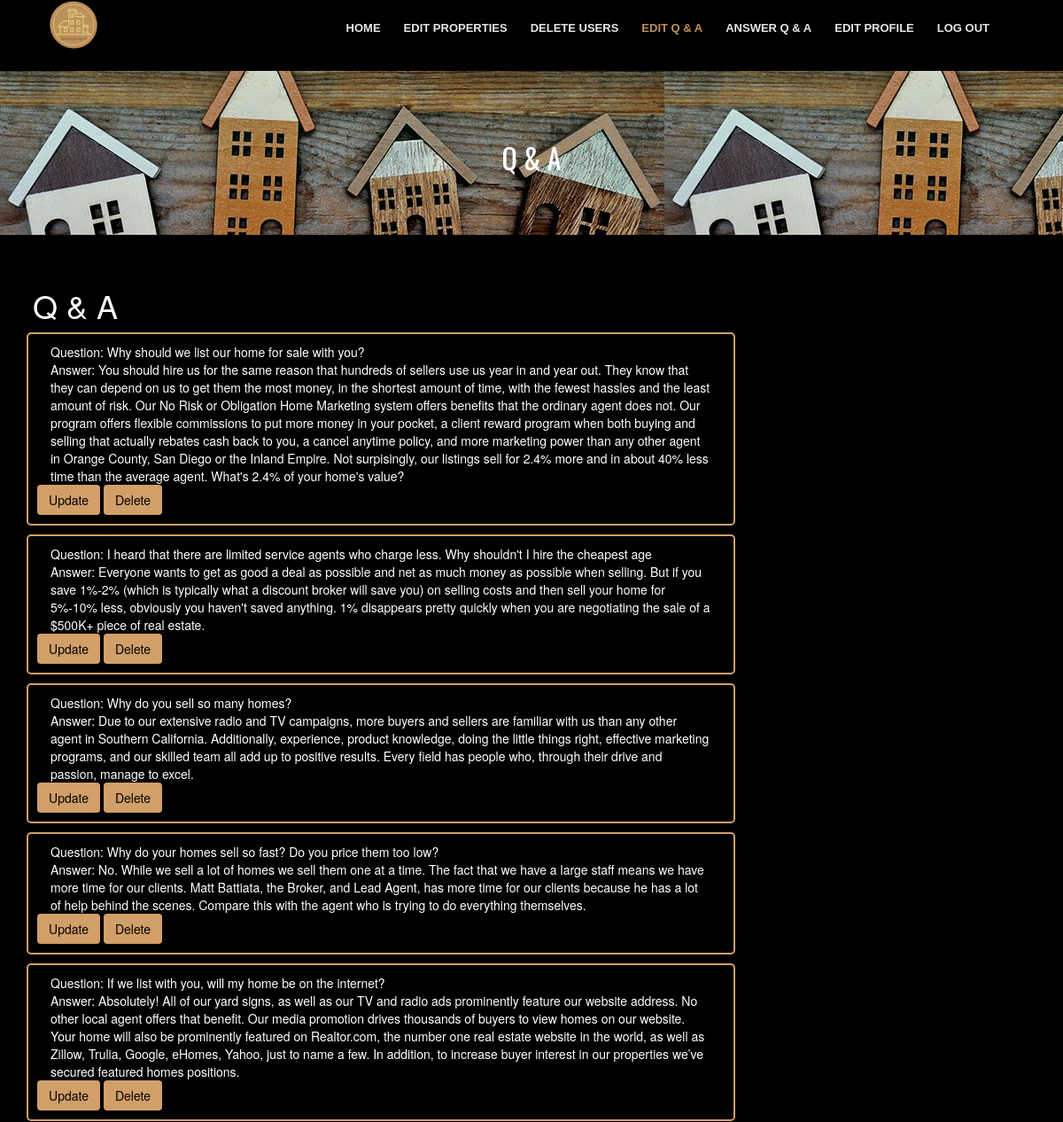
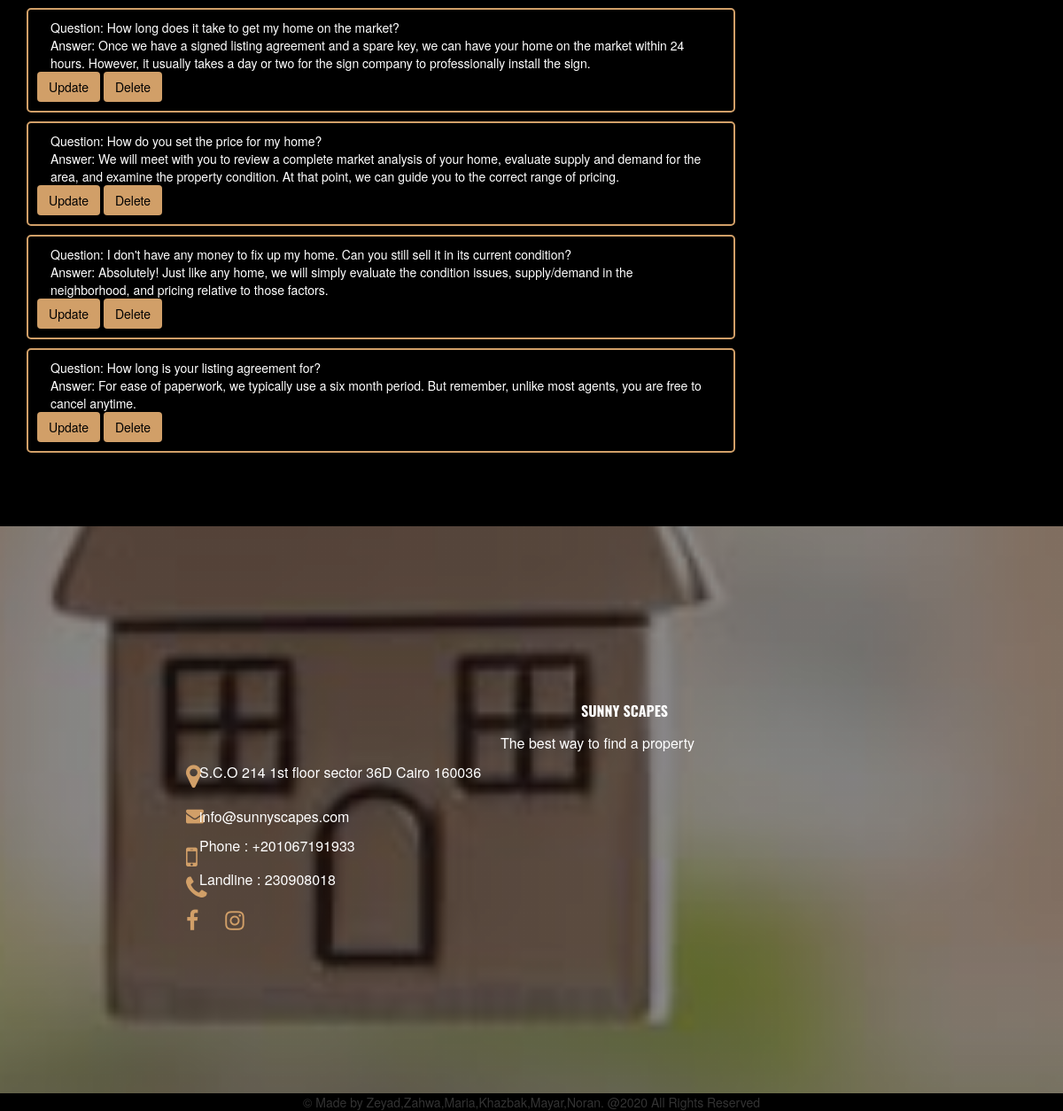
The page /admin_help.php (signed in) on the database its author committed (2 pictures, top to bottom).
### tables this page shows
CREATE TABLE `help` (
  `id` int(11) NOT NULL,
  `question` varchar(1000) NOT NULL,
  `answer` varchar(1000) DEFAULT NULL
);

### admin_help.php (the view, shortened to what this page needs)
<?php
 include('header.php');
?>
<html>
<html lang="en">
<?php
if(!empty($_SESSION['acctype'])) {
$acctype=$_SESSION['acctype'];
if($acctype=="3"){
  ?>
  <header id="header">
    <div class="container-fluid">
      <div id="logo" class="pull-left">
        <a href="index.php"><img src="img/Logo.png" alt="" title="" /></a>
      </div>
      <nav id="nav-menu-container">
        <ul class="nav-menu">
          <li><a href="index.php">Home</a></li>
          <li><a href="adminview.php">Edit Properties</a></li>
       <li><a href="deleteusers.php">Delete Users</a></li>
          <li class="menu-active"><a href="admin_help.php">Edit Q & A</a></li>
          <li><a href="ContactUs_admin.php">Answer Q & A</a></li>
          <li><a href="editprofile.php">Edit Profile</a></li>
                <li><a href="Logout.php">Log Out</a></li>
      </nav>
    </div>
  </header>
  <?php
}
else{
  echo "<script>alert('You are not allowed to visit this page only admins can view');</script>";
 echo '<script>window.location.href= "index.php";</script>';
}
}else{
  echo "<script>alert('You are not Logged in');</script>";
 echo '<script>window.location.href= "Login.php";</script>';
}
?>
<body>
  <br>
  <br>
  <br>
  <br>
  <div class="adminhelp">
  <section id="aboutus" class="wow fadeIn">
      <div class="container text-center">
          <h3>Q & A</h3>
        </div>
    </section>
    <br><br>
          <h1 class = "headeradminhelp">Q & A</h1>
<?php
 include("connection.php");
$sql = "SELECT *FROM help";
if($result= mysqli_query($conn, $sql)){
if(mysqli_num_rows($result)>0){
while($res = mysqli_fetch_array($result))
{
  ?>
  <div class="containerQA">
  <?php
  $id=$res['id'];
  ?>
  <div class="col-md-12">
    <?php
  	echo "Question: ".$res["question"]."<br>";
  	echo"Answer: ".$res["answer"];
    ?>
  </div>
  <?php
  	echo"<a class='btnadminhelp btn-success btn-sm' href=\"editanswer.php?id=$id\" > Update </a> ";
  	echo"<a class='btnadminhelp btn-danger btn-sm' href=\"admindeletehelp.php?id=$id\"> Delete </a> ";
?>
  </div>
<?php
}
}
}else{$errorconn=mysqli_error($conn);
		trigger_error("$errorconn ");
		}
?>
</div>
<br/>
</body>
<?php include('footer.php'); ?>
</html>

### css/style.css (style rules this page uses)
body { background:#000000; color: #666666; font-family: "Open Sans", sans-serif; }
a { color: #d19f68; transition: 0.5s; }
h1, h2, h3, h4, h5, h6 { font-family: "Montserrat", sans-serif; font-weight: 400; margin: 0 0 20px 0; padding: 0; }
#header { padding: 20px 0; height: 60px; position: fixed; left: 0; top: 0; right: 0; transition: all 0.5s; z-index: 997; background: rgba(0, 0, 0, 0.9); opacity:0.9; }
#header #logo { float: left; }
#header #logo img { margin: -33px; margin-top: -33px; margin-right: -33px; margin-left: -33px; height: 82px; }
.containerQA { border: 2px solid #d19f68; background-color: #000000; border-radius: 5px; padding: 10px; margin-bottom: 10px; margin-left:30px; max-width: 800px; color:white; }
.containerQA::after { content: ""; clear: both; display: table; }
.headeradminhelp { color:white; margin-left:37px; }
.btnadminhelp { color: #000000 !important; background-color: #d19f68 !important; border-color: #d19f68 !important; display: inline-block !important; padding: 6px 12px !important; margin-bottom: 0 !important; font-size: 14px !important; font-weight: 400 !important; line-height: 1.42857143 !important; text-align: center !important; white-space: nowrap !important; vertical-align: middle !important; touch-action: manipulation !important; cursor: pointer !important; background-image: none !important; border: 1px solid transparent !important; border-radius: 4px !important; }
.picvishal, .p3vishal, { padding-right: 0% !important; margin-right: 0% !important; padding: 0% !important; text-align: center; }
.nav-menu, .nav-menu * { margin: 0; padding: 0; list-style: none; }
.nav-menu li { position: relative; white-space: nowrap; }
.nav-menu>li { float: left; }
#nav-menu-container { float: right; margin: 0; }
.nav-menu a { padding: 0 8px 10px 8px; text-decoration: none; display: inline-block; color: #fff; font-family: "Montserrat", sans-serif; font-weight: 700; font-size: 13px; text-transform: uppercase; outline: none; }
.nav-menu li:hover>a, .nav-menu>.menu-active>a { color: #d19f68; }
.nav-menu>li { margin-left: 10px; }
#aboutus { background: linear-gradient(rgba(0, 142, 99, 0.1), rgba(0, 0, 0, 0.1)), url(../img/bg-breadcrumb.jpeg); padding: 60px 0; }
#aboutus h3 { color: #fff; font-family: oswald; font-size: 32px; font-weight: 400; }
body { font-family: Arial, Helvetica, sans-serif; }
* { box-sizing: border-box; }
a { color: #838383; transition: 0.5s; font-size: 16px; }
.container { padding-bottom: 0%; }
* { box-sizing: border-box }
.container { width: 100% !important; max-width: 100% !important; color: white; }
@media (min-width: 1024px) { #header #logo { padding-left: 60px; } }
@media (min-width: 1024px) { #nav-menu-container { padding-right: 60px; } }

### rows shown on the page
help: question "Why should we list our home for sale with you?", answer "You should hire us for the same reason that hundreds of sellers use us year in and year out. They know that they can depend on us to get them the most money, in the shortest amount of time, with the fewest hassles and the least amount of risk. Our No Risk or Obligation Home Marketing system offers benefits that the ordinary agent does not. Our program offers flexible commissions to put more money in your pocket, a client reward program when both buying and selling that actually rebates cash back to you, a cancel anytime policy, and more marketing power than any other agent in Orange County, San Diego or the Inland Empire. Not surpisingly, our listings sell for 2.4% more and in about 40%…"
help: question "I heard that there are limited service agents who charge less. Why shouldn't I hire the cheapest age", answer "Everyone wants to get as good a deal as possible and net as much money as possible when selling. But if you save 1%-2% (which is typically what a discount broker will save you) on selling costs and then sell your home for 5%-10% less, obviously you haven't saved anything. 1% disappears pretty quickly when you are negotiating the sale of a $500K+ piece of real estate."
help: question "Why do you sell so many homes?", answer "Due to our extensive radio and TV campaigns, more buyers and sellers are familiar with us than any other agent in Southern California. Additionally, experience, product knowledge, doing the little things right, effective marketing programs, and our skilled team all add up to positive results. Every field has people who, through their drive and passion, manage to excel."
help: question "Why do your homes sell so fast? Do you price them too low?", answer "No. While we sell a lot of homes we sell them one at a time. The fact that we have a large staff means we have more time for our clients. Matt Battiata, the Broker, and Lead Agent, has more time for our clients because he has a lot of help behind the scenes. Compare this with the agent who is trying to do everything themselves."
help: question "If we list with you, will my home be on the internet?", answer "Absolutely! All of our yard signs, as well as our TV and radio ads prominently feature our website address. No other local agent offers that benefit. Our media promotion drives thousands of buyers to view homes on our website. Your home will also be prominently featured on Realtor.com, the number one real estate website in the world, as well as Zillow, Trulia, Google, eHomes, Yahoo, just to name a few. In addition, to increase buyer interest in our properties we’ve secured featured homes positions."
help: question "How long does it take to get my home on the market?", answer "Once we have a signed listing agreement and a spare key, we can have your home on the market within 24 hours. However, it usually takes a day or two for the sign company to professionally install the sign."
help: question "How do you set the price for my home?", answer "We will meet with you to review a complete market analysis of your home, evaluate supply and demand for the area, and examine the property condition. At that point, we can guide you to the correct range of pricing."
help: question "I don't have any money to fix up my home. Can you still sell it in its current condition?", answer "Absolutely! Just like any home, we will simply evaluate the condition issues, supply/demand in the neighborhood, and pricing relative to those factors."
help: question "How long is your listing agreement for?", answer "For ease of paperwork, we typically use a six month period. But remember, unlike most agents, you are free to cancel anytime."
